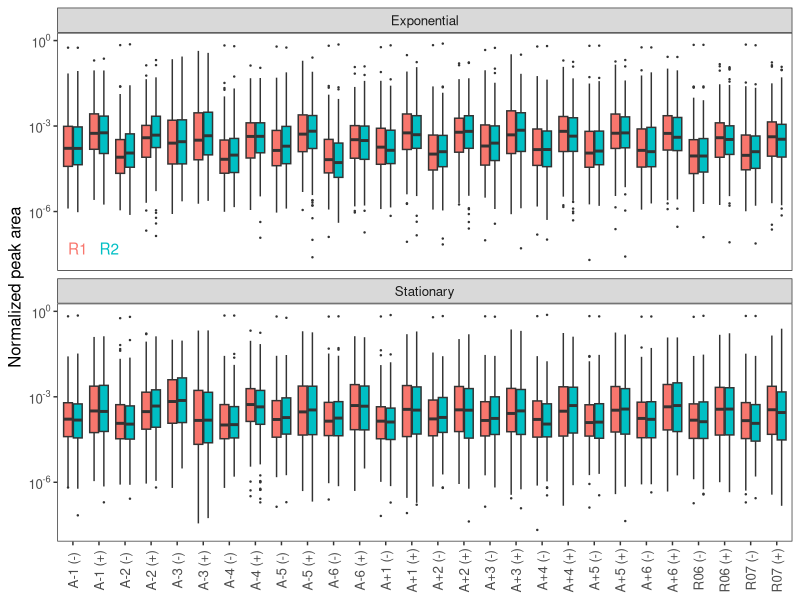
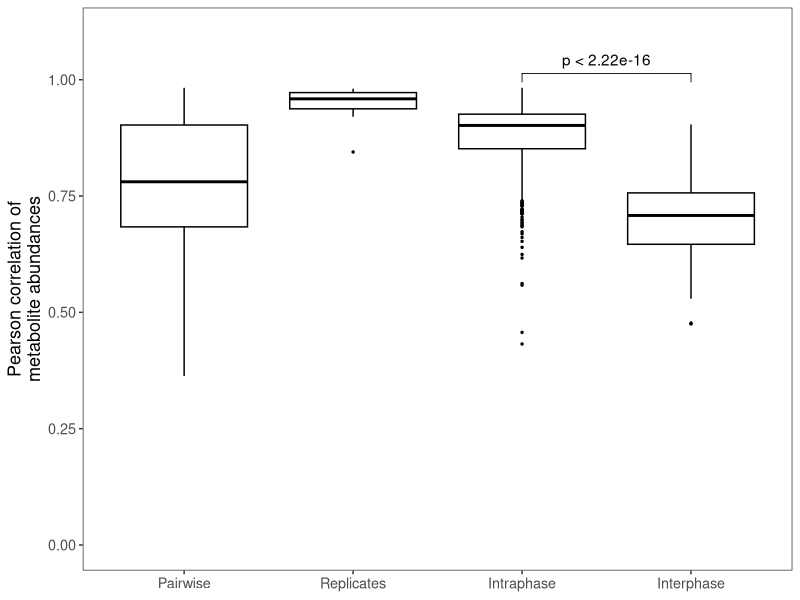
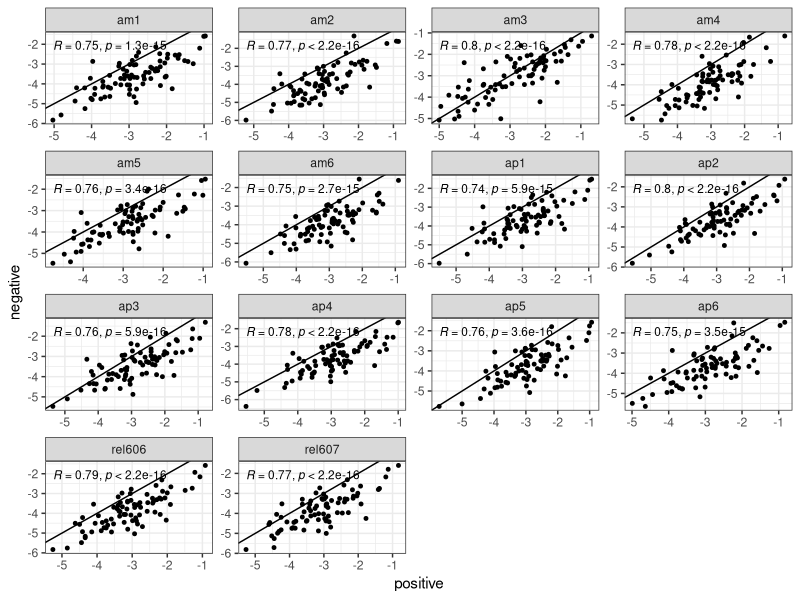
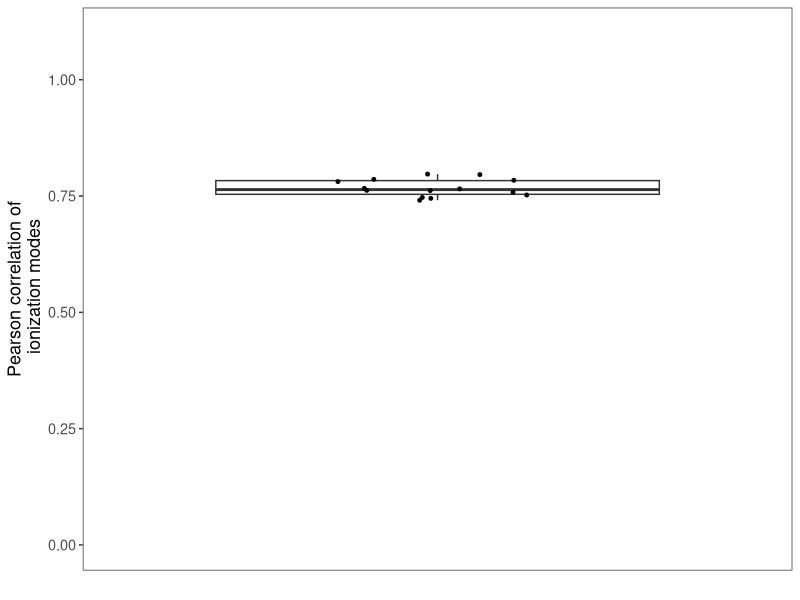
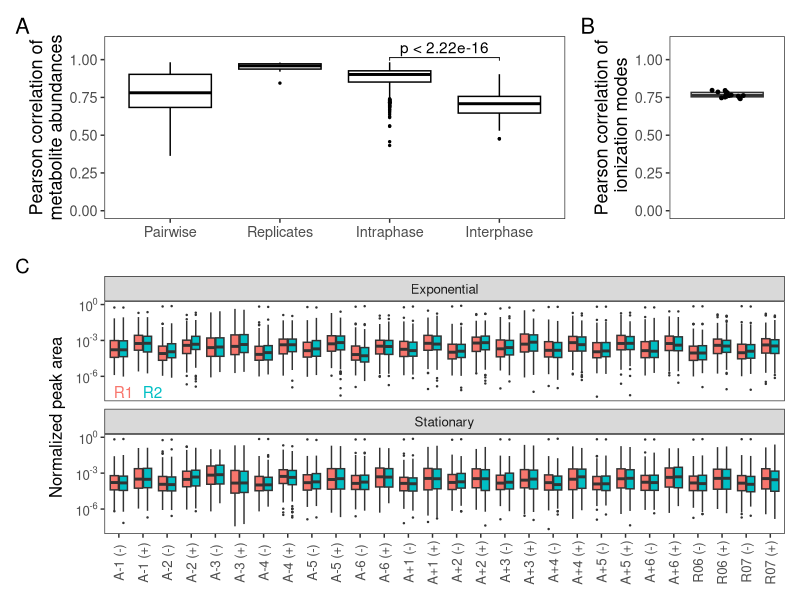
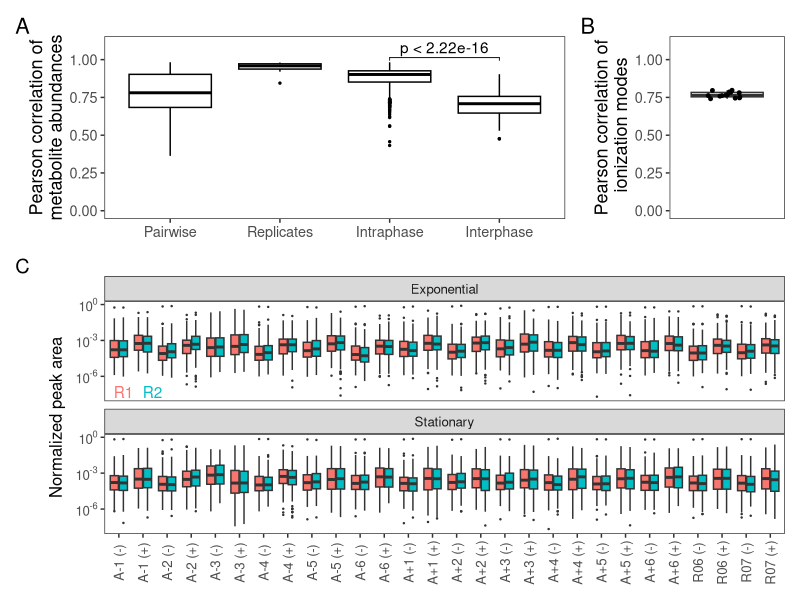

Write R code to recreate these figures, in order.
## ---- chunk 1
# Prevent printing of warnings and such in the HTML
knitr::opts_chunk$set(warning = FALSE, message = FALSE, fig.align = "center")
## ---- chunk 2
library(tidyverse)
library(patchwork)
library(scales)
library(ggpubr)
## ---- chunk 3
df <- read_csv("../../data_frames/targeted_with_imps.csv") %>% 
  filter(is_standard == FALSE)

clean.names <- data.frame(line = unique(df$line)) %>%
  mutate(clean = case_when(
    grepl("ap", line) ~ str_replace(line, "ap", "A+"),
    grepl("am", line) ~ str_replace(line, "am", "A-"),
    grepl("rel", line) ~ str_replace(line, "rel60", "R0")
  ))

mut.lines <- c("A-1", "A-2", "A-3", "A-4", "A+3", "A+6")

df <- left_join(df, clean.names)
## ---- chunk 4
ann.df <- data.frame(
  phase = rep("Exponential", 2),
  x = c(1.2, 2.4),
  y = rep(5e-8, 2),
  label = c("R1", "R2")
)

p.dists <- df %>%
  mutate(
    charge = ifelse(charge == "positive", "(+)", "(-)"),
    phase = ifelse(phase == "e", "Exponential", "Stationary")
  ) %>%
  unite("samp", clean, charge, sep = " ") %>%
  ggplot(., aes(samp, n_peak_area, fill = repl)) +
  geom_boxplot(outlier.size = .2, show.legend = FALSE) +
  scale_y_log10(labels = trans_format("log10", math_format(10 ^ .x))) +
  facet_wrap( ~ phase, ncol = 1) +
  theme_bw() +
  theme(
    text = element_text(size = 12),
    axis.text.x = element_text(angle = 90, vjust = .5),
    panel.grid = element_blank()
  ) +
  labs(x = NULL,
       y = "Normalized peak area") +
  geom_text(
    inherit.aes = FALSE,
    data = ann.df,
    aes(
      x = x,
      y = y,
      label = label,
      color = label
    ),
    show.legend = FALSE
  )

p.dists
## ---- chunk 5
cor.input <- df %>%
  filter(is_standard == FALSE) %>%
  unite("cc", charge, compound, sep = "_") %>%
  unite("sample", line, phase, repl, sep = "_") %>%
  select(cc, sample, n_peak_area) %>%
  mutate(n_peak_area = log10(n_peak_area)) %>%
  pivot_wider(names_from = sample, values_from = n_peak_area) %>%
  column_to_rownames("cc")

cor.res <- cor(cor.input)

# remove redundancy
cor.res[lower.tri(cor.res)] <- NA

# reshape to a tidy data frame with complete info on line, phase, repl, etc
cor.df <- as_tibble(cor.res, rownames = "samp1") %>%
  pivot_longer(where(is.numeric),
               names_to = "samp2",
               values_to = "R") %>%
  filter(samp1 != samp2 & !is.na(R)) %>%
  separate(samp1,
           into = c("line1", "phase1", "repl1"),
           sep = "_") %>%
  separate(samp2,
           into = c("line2", "phase2", "repl2"),
           sep = "_")

# this uses this list of strings which are eventually interpreted
# to create a list of sets of cors that are eventually joined
filter.vecs <- list(
  "Pairwise" = "!is.na(R)",
  "Replicates" = "line1 == line2 & phase1 == phase2",
  "Intraphase" = "phase1 == phase2",
  "Interphase" = "line1 == line2 & phase1 != phase2"
)

# lapply over this list to group the different kinds of correlations
marked.cors <- lapply(filter.vecs, function(y) {
  cor.df %>%
    filter(eval(parse(text = y)))
}) %>%
  bind_rows(.id = "type")

# reduce it so the df is smaller for saving as an rds
pa.df <- marked.cors %>% 
  select(type, R) %>% 
  mutate(type = factor(type, names(filter.vecs)))
## ---- chunk 6
comps <- list(c("Intraphase", "Interphase"))

p.cors <- pa.df %>%
  ggplot(., aes(type, R)) +
  geom_boxplot(outlier.size = .5, color = "black") +
  theme_bw() +
  theme(
    text = element_text(size = 13),
    legend.position = c(.85, .13),
    legend.background = element_blank(),
    panel.grid = element_blank()
  ) +
  labs(x = NULL) +
  scale_y_continuous(limits = c(0, 1.1),
                     breaks = seq(0, 1, .25),
                     name = "Pearson correlation of\nmetabolite abundances") +
  stat_compare_means(
    comparisons = comps,
    vjust = -.2,
    method.args = list(alternative = "greater")
  )

p.cors
## ---- chunk 7
in.both <- df %>% 
  select(charge, compound) %>% 
  unique() %>% 
  count(compound) %>% 
  filter(n == 2) %>% 
  pull(compound)
## ---- chunk 8
mean.df <- df %>% 
  filter(is_standard == FALSE & compound %in% in.both) %>% 
  select(charge, line, repl, compound, n_peak_area) %>% 
  group_by(charge, compound, line) %>% 
  summarise(l10mpa = log10(mean(n_peak_area))) %>% 
  ungroup() %>% 
  pivot_wider(names_from = charge, values_from = l10mpa)

mean.df
## ---- chunk 9
mean.df %>% 
  ggplot(., aes(positive, negative))+
  geom_abline(aes(slope = 1, intercept = 0))+
  geom_point(size = 1)+
  facet_wrap(~line, scales = "free")+
  ggpubr::stat_cor(size = 3)+
  theme_bw()
## ---- chunk 10
charge.cors <- mean.df %>%
  split(.$line) %>%
  map(function(x) {
    tmp <- x %>%
      select(positive, negative) %>%
      cor() %>%
      min(na.rm = TRUE)
    
    data.frame(R = tmp)
  }) %>%
  bind_rows(.id = "compound")

charge.cors
## ---- chunk 11
p.charge.r <- charge.cors %>%
  ggplot(., aes(x = "", R)) +
  geom_boxplot(outlier.color = NA) +
  geom_jitter(height = 0,
              width = .2,
              size = 1) +
  theme_bw() +
  theme(
    text = element_text(size = 13),
    panel.grid = element_blank(),
    axis.ticks.x = element_blank()
  ) +
  labs(x = NULL,
       y = "R of ion modes") +
  scale_y_continuous(limits = c(0, 1.1),
                     breaks = seq(0, 1, .25),
                     name = "Pearson correlation of\n ionization modes")

p.charge.r
## ---- chunk 12
bottom <- p.dists

top <- (p.cors | p.charge.r) + plot_layout(widths = c(.8, .2))

ff <- (top / bottom) + plot_annotation(tag_levels = "A") + plot_layout(heights = c(.44, .56))

ff
## ---- chunk 13
ggsave(plot = ff, filename = "../../figures/standards_and_cors.pdf", width = 6.51, height = 6.4)
